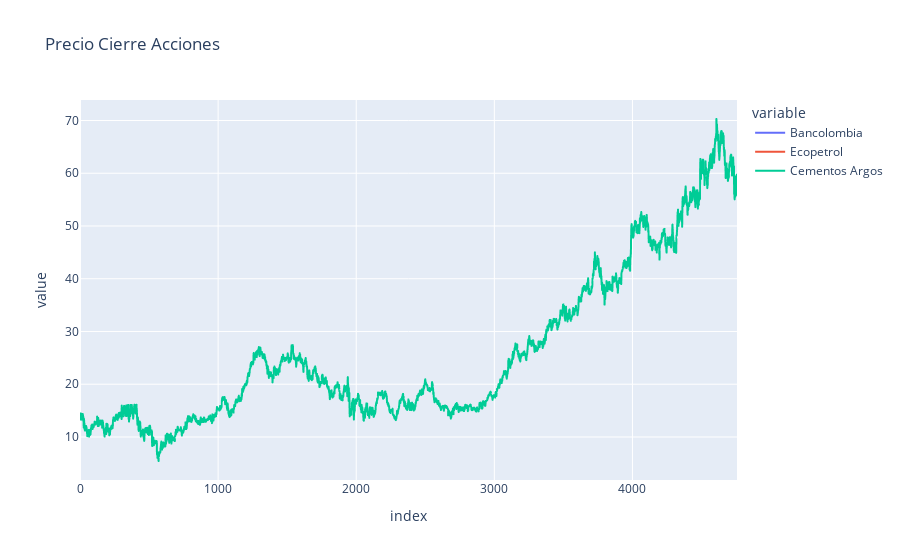

Here is the notebook cell this chart was saved with:
### Code cell
import plotly.express as px
prices = pd.DataFrame(
    {
        "Bancolombia": df.query("tic == 'CIB'")["close"],
        "Ecopetrol": df.query("tic == 'EC'")["close"],
        "Cementos Argos": df.query("tic == 'ARGO'")["close"]

    }
)
fig = px.line(
    data_frame=prices,
    title = "Precio Cierre Acciones "
)
fig.show()

### Figure 1 — Plotly figure (JSON) as saved in the notebook; plotly's stock layout.template omitted (floating-point values rounded to 4 significant figures; data arrays with more than 128 entries replaced by an {"elided": "..."} marker saying what was removed)
{"data": [{"hovertemplate": "variable=Bancolombia<br>index=%{x}<br>value=%{y}<extra></extra>", "legendgroup": "Bancolombia", "line": {"color": "#636efa", "dash": "solid"}, "marker": {"symbol": "circle"}, "mode": "lines", "name": "Bancolombia", "showlegend": true, "type": "scattergl", "x": {"elided": "4758 int values"}, "xaxis": "x", "y": {"elided": "4758 null values"}, "yaxis": "y"}, {"hovertemplate": "variable=Ecopetrol<br>index=%{x}<br>value=%{y}<extra></extra>", "legendgroup": "Ecopetrol", "line": {"color": "#EF553B", "dash": "solid"}, "marker": {"symbol": "circle"}, "mode": "lines", "name": "Ecopetrol", "showlegend": true, "type": "scattergl", "x": {"elided": "4758 int values"}, "xaxis": "x", "y": {"elided": "4758 null values"}, "yaxis": "y"}, {"hovertemplate": "variable=Cementos Argos<br>index=%{x}<br>value=%{y}<extra></extra>", "legendgroup": "Cementos Argos", "line": {"color": "#00cc96", "dash": "solid"}, "marker": {"symbol": "circle"}, "mode": "lines", "name": "Cementos Argos", "showlegend": true, "type": "scattergl", "x": {"elided": "4758 int values"}, "xaxis": "x", "y": {"elided": "4758 float values"}, "yaxis": "y"}], "layout": {"legend": {"title": {"text": "variable"}, "tracegroupgap": 0}, "title": {"text": "Precio Cierre Acciones "}, "xaxis": {"anchor": "y", "domain": [0, 1], "title": {"text": "index"}}, "yaxis": {"anchor": "x", "domain": [0, 1], "title": {"text": "value"}}}}
